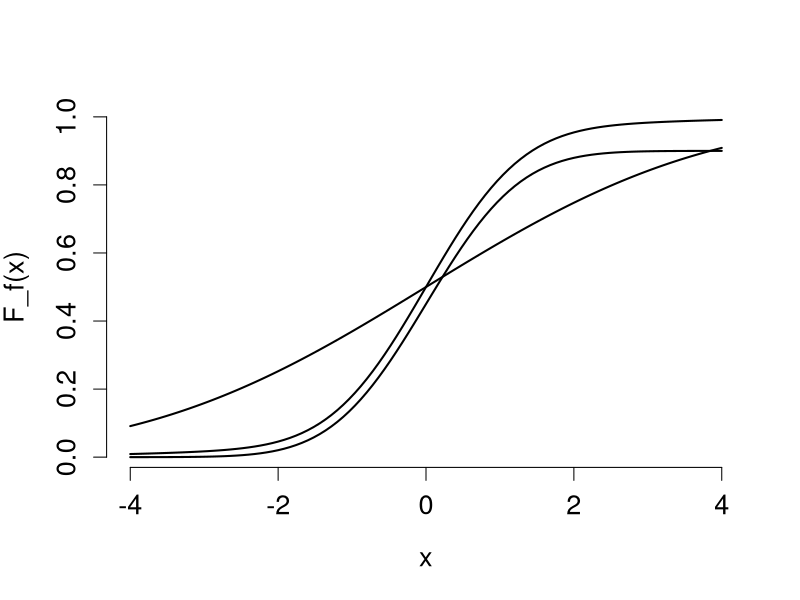
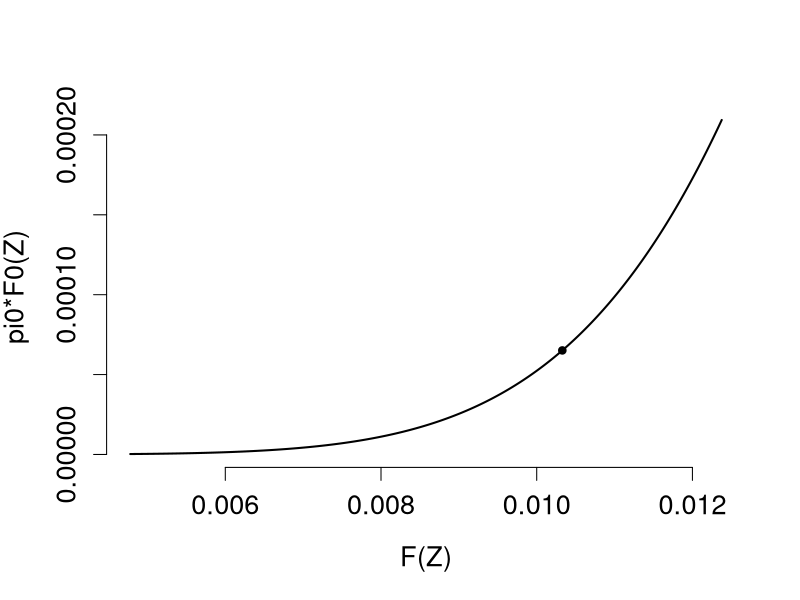
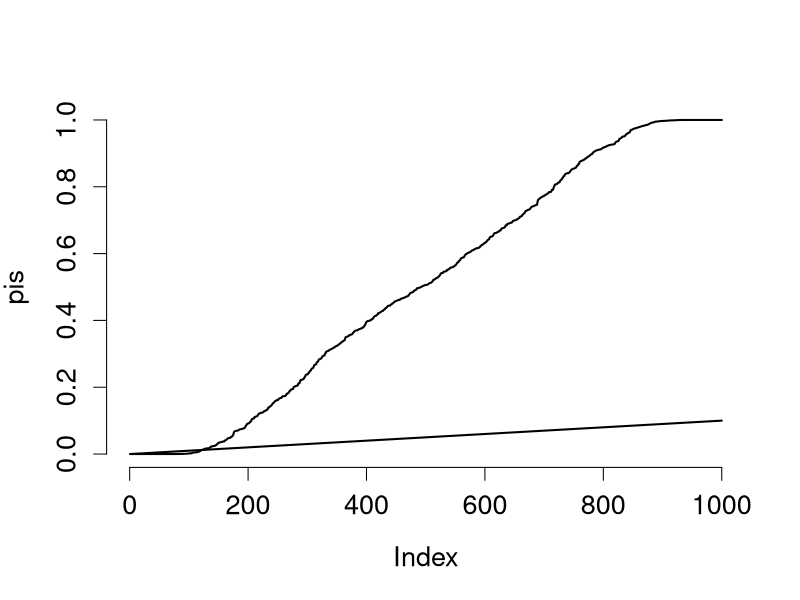

R code for these plots, in order:
## ---- chunk 1
knitr::opts_chunk$set(echo = TRUE, dev.args=list(bg="transparent"))
knitr::opts_knit$set(global.par=TRUE)
## ---- chunk 2
# Do this once for all plots
par(cex.lab=1.25, cex.axis=1.25, cex.main=1.25, cex.sub=1.25, cex= 1.3, 
    lwd=2, pch=20, bty="n")
## ---- chunk 3
### unrelated, RE large-scale inference
F_0 <- function(x) {pnorm(x)}
F_1 <- function(x) { pnorm(x, sd=3) }
pi0 <- 0.90
F_f <- function(x) {pi0*F_0(x) + (1-pi0)*F_1(x)}

curve(F_f(x), from=-4, to=4)
curve(pi0*F_0(x), add=T)
curve(F_1(x), add=T)
sq = seq(-5,-3.5, length.out = 500)
y = pi0*F_0(sq)
x = F_f(sq)
plot(x, y, type="l", xlab="F(Z)", ylab="pi0*F0(Z)"); abline(0,1)

pt = c(F_f(-3.8), pi0*F_0(-3.8))
points(pt[1], pt[2], pch=20)
## ---- chunk 4
N = 1000
tv <- rt(N, 1)
pis <- sort(pnorm(tv))
plot(pis, type="l")
q <- 0.1
tst <- q*(1:N)/N
lines(tst)
